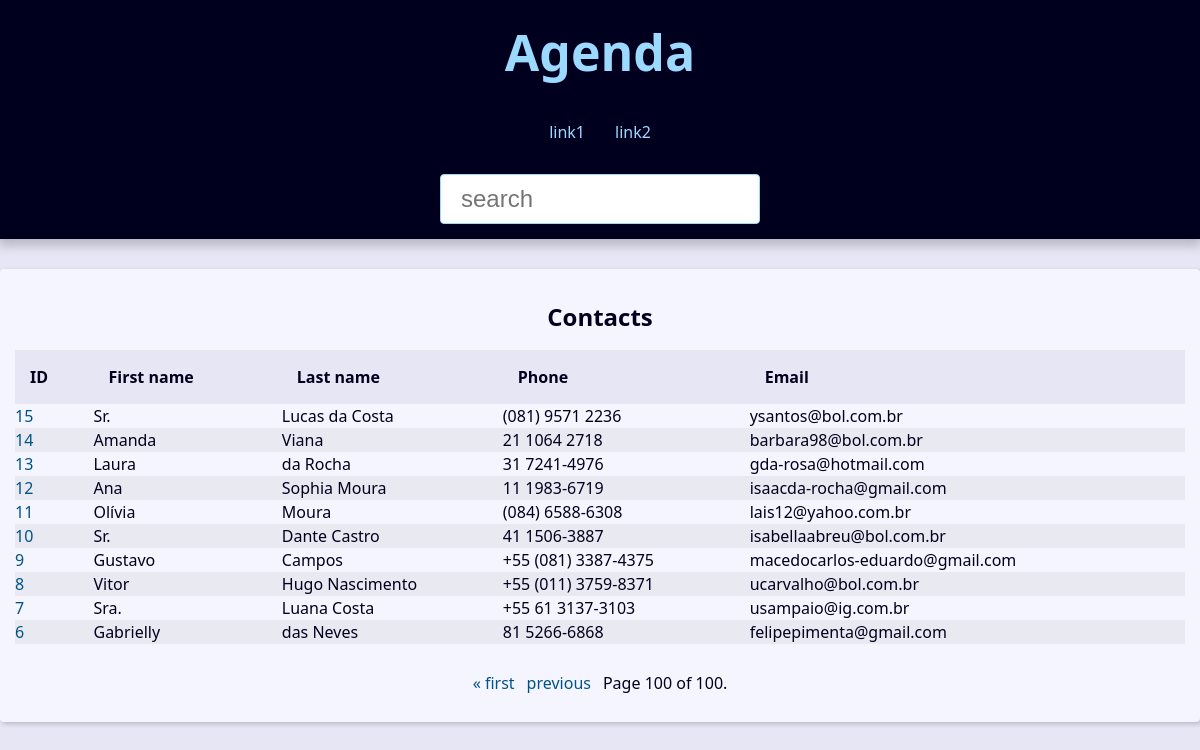
The app's page /search/?page=100&q= with its own data.
### contact/models.py (models this page shows, shortened)
class Contact(models.Model):
    first_name = models.CharField(max_length=50)
    last_name = models.CharField(max_length=50, blank=True)
    phone = models.CharField(max_length=50)
    email = models.EmailField(max_length=254, blank=True)
    create_date = models.DateTimeField(default = timezone.now)
    description = models.TextField(blank=True)
    show = models.BooleanField(default=True)
    pictures = models.ImageField(blank= True, upload_to='pictures/%Y/%m/')
    category = models.ForeignKey(
        Category,
        on_delete=models.SET_NULL,
        blank=True, null= True
    )
    owner = models.ForeignKey(
        User,
        on_delete=models.SET_NULL,
        blank=True, null= True
    )
    variaveis = 34

### contact/views/contact_views.py (the view)
# urls.py: path('search/', views.search, name = "search"),
def search(request):
    search_value = request.GET.get('q', " ").strip( )
    if search_value == " ":
        return redirect('contact:index')
    contacts = Contact.objects\
        .filter(show= True)\
        .filter(
            Q(first_name__icontains=search_value)|
            Q(last_name__icontains=search_value)|
            Q(phone__icontains=search_value)|
            Q(email__icontains=search_value)
            )\
        .order_by("-id")
    paginator = Paginator( contacts, 10)
    page_number = request.GET.get("page")
    page_obj = paginator.get_page(page_number)
    context = {
        'page_obj': page_obj,
        'site_title':'search - '
    }
    return render(
        request,
        "contact/index.html",
        context
    )

### contact/templates/contact/index.html
{% extends "global/base.html" %}
{% block content %}
{% if  page_obj %}
    <div class="responsive-table">
        <table class="contacts-table">
            <caption class="table-caption">
                Contacts
            </caption>
            <thead>
                <tr class="table-row table-row-header">
                    <th class="table-header">ID</th>
                    <th class="table-header">First name</th>
                    <th class="table-header">Last name</th>
                    <th class="table-header">Phone</th>
                    <th class="table-header">Email</th>
                </tr>
            </thead>
            <tbody>
                {% for contact in  page_obj %}
                    <tr class="table-row">
                        <td class="table-cell">
                            <a
                            class="table-link"
                            href="{% url 'contact:contact' contact.id %}"
                             >
                                {{ contact.id }}
                            </a>
                        </td>
                        <td class="table-cell">
                            {{ contact.first_name }}
                        </td>
                        <td class="table-cell">
                            {{ contact.last_name }}
                        </td>
                        <td class="table-cell">
                            {{ contact.phone }}
                        </td>
                        <td class="table-cell">
                            {{ contact.email }}
                        </td>
                    </tr>
                {% endfor %}
            </tbody>
        </table>
    </div>
{% else %}
    <div class="single-contact">
        <h1 class ="single-contact-name">
           Nenhum contato encontrado contato
        </h1>
    </div>
{% endif %}
{% endblock content %}

### base_static/global/css/style.css (style rules this page uses)
:root { --spacing: 1.5rem; --link-dark-color: rgb(0, 83, 134); --link-light-color: rgb(156, 217, 255); --clr-white: rgb(245, 245, 255); --clr-black: rgb(0, 0, 30); --clr-light-gray: rgb(230, 230, 245); --clr-dark-shadow-5: rgba(0, 0, 10, 5%); --clr-dark-shadow-10: rgba(0, 0, 10, 10%); --clr-dark-shadow-20: rgba(0, 0, 10, 20%); --clr-light-shadow-5: rgba(200, 200, 255, 5%); --clr-light-shadow-10: rgba(200, 200, 255, 10%); --clr-light-shadow-20: rgba(200, 200, 255, 20%); --main-page-width: 120rem; --table-min-width: 60rem; --biggest-font-size: 5rem; --bigger-font-size: 4rem; --big-font-size: 3.2rem; --medium-font-size: 2.4rem; --small-font-size: 1.6rem; --smaller-font-size: 1.4rem; --smallest-font-size: 1.2rem; --transition-fast: 300ms; --transition-medium: 600ms; --transition-slow: 1s; --default-border-radius: 4px; }
*, *::before, *::after { margin: 0; padding: 0; box-sizing: border-box; }
html { font-size: 62.5%; }
body { font-family: system-ui, -apple-system, BlinkMacSystemFont, 'Segoe UI', Roboto, Oxygen, Ubuntu, Cantarell, 'Open Sans', 'Helvetica Neue', sans-serif; line-height: 1.5; font-size: var(--small-font-size); color: var(--clr-black); -webkit-font-smoothing: antialiased; background: var(--clr-light-gray); }
.responsive-table { width: 100%; overflow-x: auto; }
.contacts-table { width: 100%; min-width: var(--table-min-width); border-collapse: collapse; }
.table-caption { font-size: var(--medium-font-size); font-weight: bold; padding: var(--spacing); }
.table-row { text-align: left; text-overflow: ellipsis; transition: background-color var(--transition-fast) ease-in-out; }
.table-row:nth-of-type(2n) { background: var(--clr-dark-shadow-5); }
.table-row-header { background: var(--clr-light-gray); color: var(--clr-black); }
.table-cel, .table-header { padding: var(--spacing); }
.table-link { color: var(--link-dark-color); transition: color var(--transition-fast) ease-in-out; text-decoration: none; }

### records on screen
Contact: id "15", first_name "Sr.", last_name "Lucas da Costa", phone "(081) 9571 2236", email "ysantos@bol.com.br"
Contact: id "14", first_name "Amanda", last_name "Viana", phone "21 1064 2718", email "barbara98@bol.com.br"
Contact: id "13", first_name "Laura", last_name "da Rocha", phone "31 7241-4976", email "gda-rosa@hotmail.com"
Contact: id "12", first_name "Ana", last_name "Sophia Moura", phone "11 1983-6719", email "isaacda-rocha@gmail.com"
Contact: id "11", first_name "Olívia", last_name "Moura", phone "(084) 6588-6308", email "lais12@yahoo.com.br"
Contact: id "10", first_name "Sr.", last_name "Dante Castro", phone "41 1506-3887", email "isabellaabreu@bol.com.br"
Contact: id "9", first_name "Gustavo", last_name "Campos", phone "+55 (081) 3387-4375", email "macedocarlos-eduardo@gmail.com"
Contact: id "8", first_name "Vitor", last_name "Hugo Nascimento", phone "+55 (011) 3759-8371", email "ucarvalho@bol.com.br"
Contact: id "7", first_name "Sra.", last_name "Luana Costa", phone "+55 61 3137-3103", email "usampaio@ig.com.br"
Contact: id "6", first_name "Gabrielly", last_name "das Neves", phone "81 5266-6868", email "felipepimenta@gmail.com"

### other values on screen
{{ page_obj.number }} "100"
{{ page_obj.paginator.num_pages }} "100"
